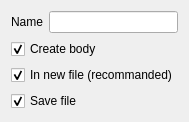
<?xml version="1.0" encoding="UTF-8"?>
<ui version="4.0">
 <class>Gui::TaskNewObject</class>
 <widget class="QWidget" name="Gui::TaskNewObject">
  <property name="geometry">
   <rect>
    <x>0</x>
    <y>0</y>
    <width>100</width>
    <height>100</height>
   </rect>
  </property>
  <property name="windowTitle">
   <string>Create new</string>
  </property>
  <layout class="QGridLayout" name="gridLayout">
   <item row="0" column="0">
    <layout class="QHBoxLayout" name="hLayout">
     <item>
      <widget class="QLabel" name="nameLabel">
       <property name="text">
        <string>Name</string>
       </property>
      </widget>
     </item>
     <item>
      <widget class="QLineEdit" name="nameLine">
      </widget>
     </item>
    </layout>
   </item>
   <item row="1" column="0">
    <widget class="Gui::PrefCheckBox" name="createBody">
     <property name="text">
      <string>Create body</string>
     </property>
     <property name="toolTip">
      <string>If checked, a body will be added to the created Part.</string>
     </property>
     <property name="prefEntry" stdset="0">
      <cstring>NewObjectCreateBody</cstring>
     </property>
     <property name="prefPath" stdset="0">
      <cstring>Commands</cstring>
     </property>
     <property name="checked">
      <bool>true</bool>
     </property>
    </widget>
   </item>
   <item row="2" column="0">
    <widget class="Gui::PrefCheckBox" name="addInNewFile">
     <property name="text">
      <string>In new file (recommanded)</string>
     </property>
     <property name="toolTip">
      <string>If checked, the object will be created in a new document. We advise to keep one Assembly or Part per document.</string>
     </property>
     <property name="prefEntry" stdset="0">
      <cstring>NewObjectAddInNewFile</cstring>
     </property>
     <property name="prefPath" stdset="0">
      <cstring>Commands</cstring>
     </property>
     <property name="checked">
      <bool>true</bool>
     </property>
    </widget>
   </item>
   <item row="3" column="0">
    <widget class="Gui::PrefCheckBox" name="saveFile">
     <property name="text">
      <string>Save file</string>
     </property>
     <property name="toolTip">
      <string>If checked, you will be prompted to save the file after validation.</string>
     </property>
     <property name="prefEntry" stdset="0">
      <cstring>NewObjectSaveFile</cstring>
     </property>
     <property name="prefPath" stdset="0">
      <cstring>Commands</cstring>
     </property>
     <property name="checked">
      <bool>true</bool>
     </property>
    </widget>
   </item>
  </layout>
 </widget>
 <customwidgets>
  <customwidget>
   <class>Gui::PrefCheckBox</class>
   <extends>QCheckBox</extends>
   <header>Gui/PrefWidgets.h</header>
  </customwidget>
 </customwidgets>
 <resources/>
 <connections/>
</ui>
